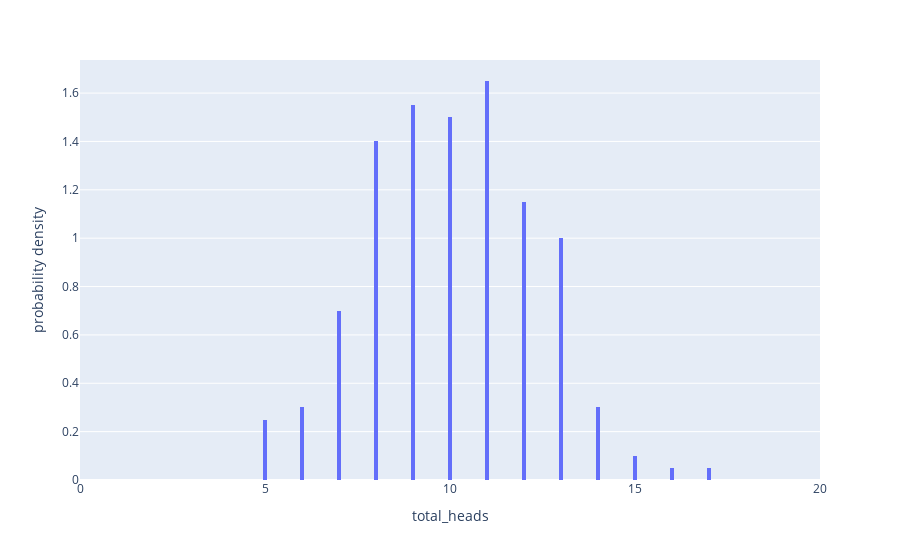

Notebook cell for this chart:
### Markdown cell above
# Experimental Data

### Code cell
df = toss_n_coins_m_times(20,200)
print(df)
fig = px.histogram(df, x="total_heads", nbins=200, 
                   histnorm='probability density',
                  range_x=(0,20) )
fig.update_xaxes(fixedrange=True)
fig.show()

### Figure 1 — Plotly figure (JSON) as saved in the notebook; plotly's stock layout.template omitted (floating-point values rounded to 4 significant figures; data arrays with more than 128 entries replaced by an {"elided": "..."} marker saying what was removed)
{"data": [{"alignmentgroup": "True", "bingroup": "x", "histnorm": "probability density", "hovertemplate": "total_heads=%{x}<br>probability density=%{y}<extra></extra>", "legendgroup": "", "marker": {"color": "#636efa", "pattern": {"shape": ""}}, "name": "", "nbinsx": 200, "offsetgroup": "", "orientation": "v", "showlegend": false, "type": "histogram", "x": {"elided": "200 int values"}, "xaxis": "x", "yaxis": "y"}], "layout": {"barmode": "relative", "legend": {"tracegroupgap": 0}, "margin": {"t": 60}, "xaxis": {"anchor": "y", "domain": [0, 1], "fixedrange": true, "range": [0, 20], "title": {"text": "total_heads"}}, "yaxis": {"anchor": "x", "domain": [0, 1], "title": {"text": "probability density"}}}}
